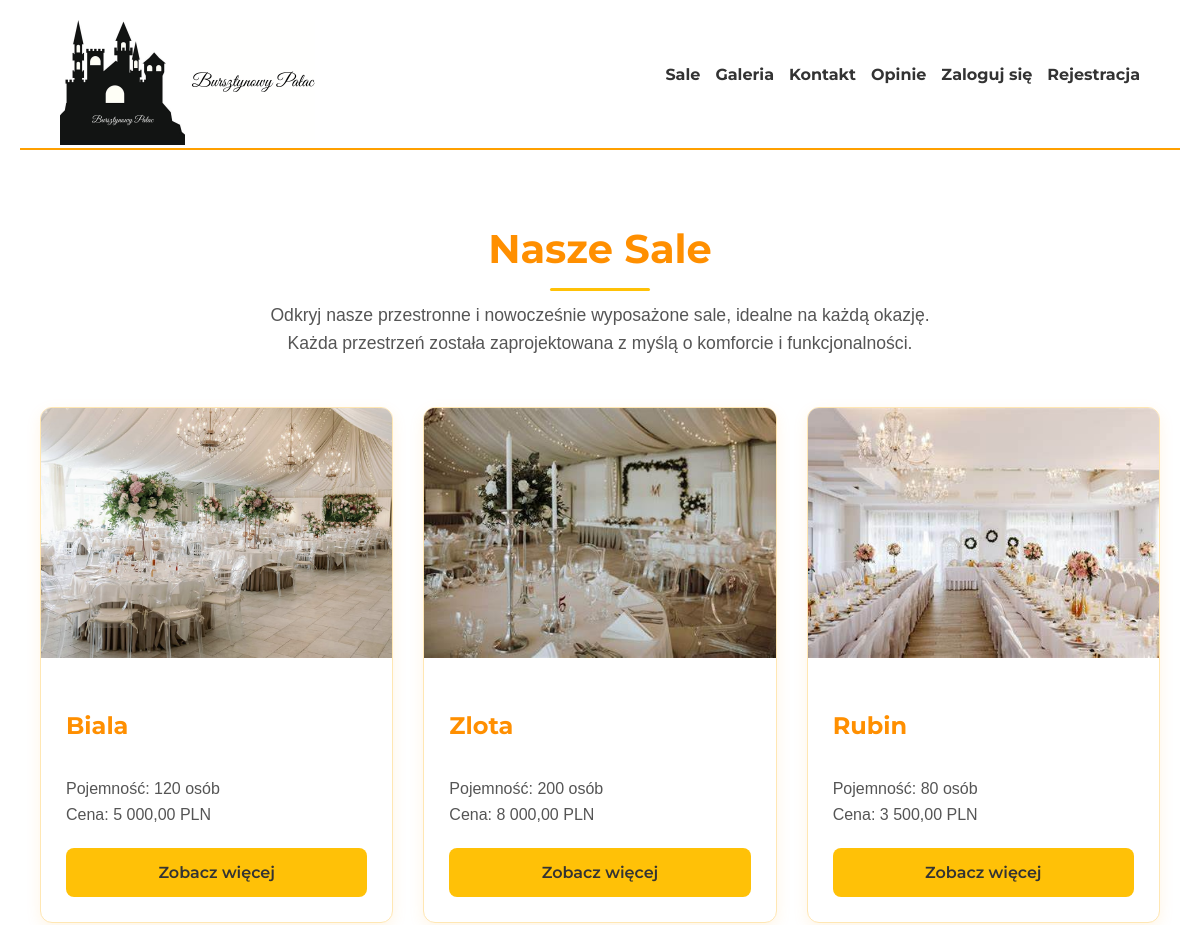
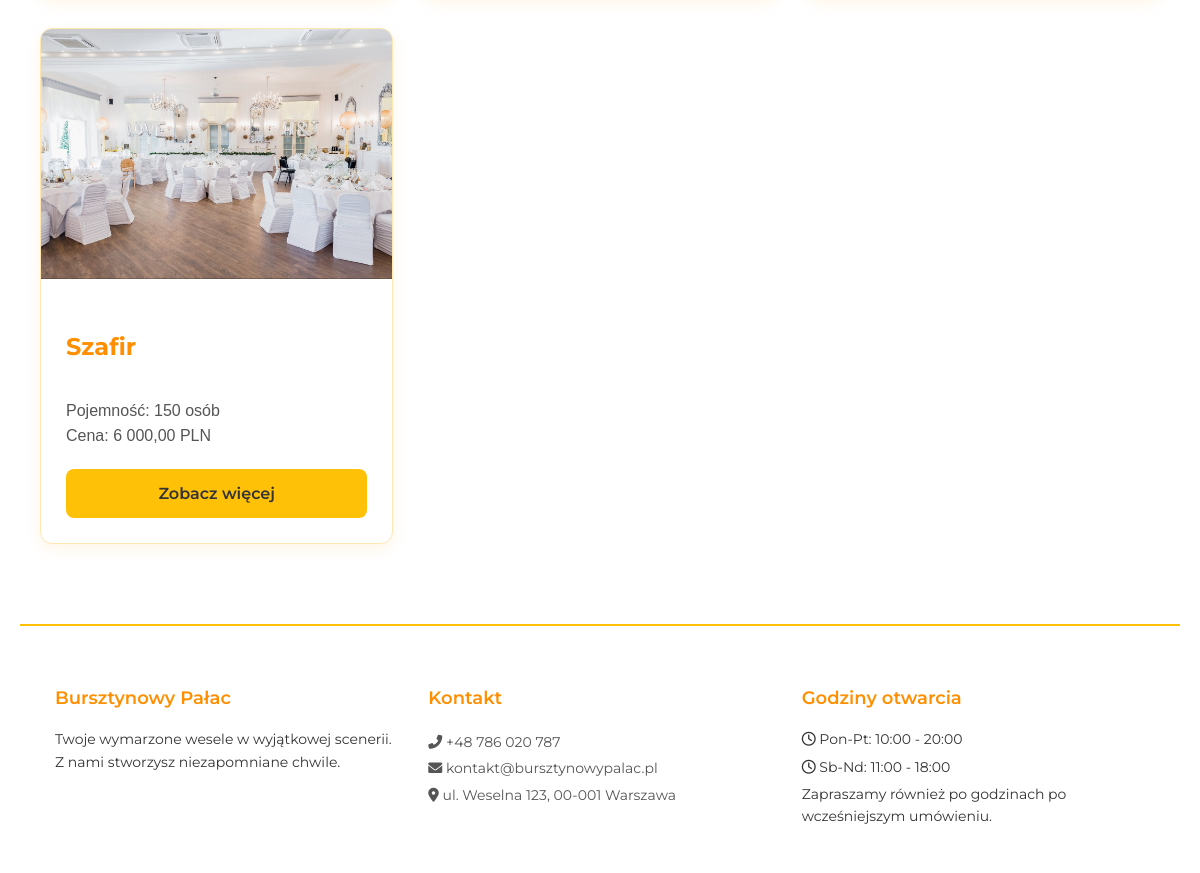
Page /sale.php on the committed database (2 pictures, top to bottom).
### tables this page shows
CREATE TABLE `sale` (
  `sala_id` int(11) NOT NULL,
  `nazwa_sali` varchar(50) NOT NULL,
  `pojemnosc` int(11) NOT NULL,
  `powierzchnia` decimal(6,2) NOT NULL,
  `cena_podstawowa` decimal(10,2) NOT NULL,
  `opis` text DEFAULT NULL,
  `wyposazenie` text DEFAULT NULL,
  `dostepnosc_weekend` tinyint(1) DEFAULT 1,
  `zdjecie` varchar(255) DEFAULT NULL
);

### sale.php (the view, shortened to what this page needs)
<?php
require_once 'config1.php';
$stmt = $pdo->query("SELECT * FROM sale");
$sale = $stmt->fetchAll(PDO::FETCH_ASSOC);
?>
<!DOCTYPE html>
<html lang="pl">
<head>
    <link rel="stylesheet" href="sale.css">
    <link rel="stylesheet" href="https://cdnjs.cloudflare.com/ajax/libs/font-awesome/6.0.0-beta3/css/all.min.css">
</head>
<body>
    <div class="main-container">
        <header>
            <div class="img_header">
                <a href="index.php"><img class="logo_header" src="logo.png" alt="dom_weselny"></a>
                <img class="logo_txt_header" src="logo_txt.png" alt="dom_weselny_txt">
            </div>
            <div class="link_header">
                <a href="sale.php" style="word-spacing: 15px">Sale</a>
                <a href="galeria.php"style="word-spacing: 15px">Galeria</a>
                <a href="kontakt.php"style="word-spacing: 15px">Kontakt</a>
                <a href="opinie.php"style="word-spacing: 15px">Opinie</a>
                <?php if (isset($_SESSION['logged_in'])): ?>
                    <span style="margin-right: 15px; color: var(--amber-darker);">Witaj, <?php echo htmlspecialchars($_SESSION['imie']); ?>!</span>
                    <?php
                    $panel_link = '';
                    switch($_SESSION['role']) {
                        case 'admin':
                            $panel_link = 'panel.php';
                            break;
                        case 'manager':
                            $panel_link = 'panel.php';
                            break;
                        case 'klient':
                            $panel_link = 'panel.php';
                            break;
                        case 'kelner':
                            $panel_link = 'panel.php';
                            break;
                        case 'sprzataczka':
                            $panel_link = 'panel.php';
                            break;
                        case 'kucharz':
                            $panel_link = 'panel.php';
                            break;
                        default:
                            $panel_link = 'panel.php';
                    }
                    ?>
                    <a href="<?php echo $panel_link; ?>" class="header-link">Mój Panel</a>
                    <a href="logout.php" class="header-link">Wyloguj</a>
                <?php else: ?>
                    <a href="login.php" class="header-link">Zaloguj się</a>
                    <a href="register.php" class="header-link">Rejestracja</a>
                <?php endif; ?>
            </div>
        </header>
       <div class="sale-container">
        <div class="sale-header">
            <h1>Nasze Sale</h1>
            <p>Odkryj nasze przestronne i nowocześnie wyposażone sale, idealne na każdą okazję. Każda przestrzeń została zaprojektowana z myślą o komforcie i funkcjonalności.</p>
        </div>
        <div class="sale-grid">
            <?php foreach ($sale as $sala): ?>
                <div class="sale-card">
                    <img src="<?php echo htmlspecialchars($sala['zdjecie'] ?? 'default_sala.jpg'); ?>" alt="<?php echo htmlspecialchars($sala['nazwa_sali']); ?>" class="sale-image">
                    <div class="sale-content">
                        <h3 class="sale-title"><?php echo htmlspecialchars($sala['nazwa_sali']); ?></h3>
                        <p class="sale-description">
                            Pojemność: <?php echo htmlspecialchars($sala['pojemnosc']); ?> osób<br>
                            Cena: <?php echo number_format($sala['cena_podstawowa'], 2, ',', ' '); ?> PLN
                        </p>
                        <a href="sala_szczegoly.php?id=<?php echo $sala['sala_id']; ?>" class="sale-btn">Zobacz więcej</a>
                    </div>
                </div>
            <?php endforeach; ?>
        </div>
    </div>
    <footer class="page-footer">
            <div class="footer-content">
                <div class="footer-section">
                    <h3 class="footer-heading">Bursztynowy Pałac</h3>
                    <p class="footer-text">Twoje wymarzone wesele w wyjątkowej scenerii. Z nami stworzysz niezapomniane chwile.</p>
                </div>
                <div class="footer-section">
                    <h3 class="footer-heading">Kontakt</h3>
                    <ul class="footer-links">
                        <li><a href="tel:+48786020787" class="footer-link"><i class="fas fa-phone-alt"></i> +48 786 020 787</a></li>
                        <li><a href="mailto:kontakt@bursztynowypalac.pl" class="footer-link"><i class="fas fa-envelope"></i> kontakt@bursztynowypalac.pl</a></li>
                        <li><a href="#" class="footer-link"><i class="fas fa-map-marker-alt"></i> ul. Weselna 123, 00-001 Warszawa</a></li>
                    </ul>
                </div>
                <div class="footer-section">
                    <h3 class="footer-heading">Godziny otwarcia</h3>
                    <p class="footer-text"><i class="far fa-clock"></i> Pon-Pt: 10:00 - 20:00</p>
                    <p class="footer-text"><i class="far fa-clock"></i> Sb-Nd: 11:00 - 18:00</p>
                    <p class="footer-text">Zapraszamy również po godzinach po wcześniejszym umówieniu.</p>
                </div>
            </div>
        </footer>
</body>
</html>

### sale.css (style rules this page uses)
:root { --amber-light: #FFE7B3; --amber: #FFC107; --amber-dark: #FFA000; --amber-darker: #FF8F00; --text-dark: #333; --text-light: #555; }
body { font-family: 'Arial', sans-serif; line-height: 1.6; color: var(--text-dark); max-width: 1200px; margin: 0 auto; padding: 0 20px; background-color: white; }
header { height: 150px; font-family: 'Montserrat', sans-serif; font-weight: 700; border-bottom: 2px solid var(--amber-dark); color: var(--text-dark); background-color: white; padding: 0 20px; box-sizing: border-box; }
.logo_header { width: 125px; height: 125px; }
.logo_txt_header { width: 125px; height: 125px; margin-top: 20px; }
.img_header { float: left; padding-left: 20px; }
.link_header { padding-right: 20px; margin-top: 62px; float: right; display: flex; align-items: center; gap: 15px; flex-wrap: wrap; justify-content: flex-end; }
.link_header a { color: var(--text-dark); text-decoration: none; transition: color 0.3s; white-space: nowrap; }
.page-footer { color: var(--text-dark); padding: 40px 0 20px; font-family: 'Montserrat', sans-serif; border-top: 2px solid var(--amber); background-color: white; margin-top: 40px; }
.footer-content { display: flex; flex-wrap: wrap; justify-content: space-around; max-width: 1200px; margin: 0 auto; padding: 0 20px; }
.footer-section { flex: 1; min-width: 200px; margin-bottom: 20px; padding: 0 15px; }
.footer-heading { font-size: 18px; margin-bottom: 15px; color: var(--amber-darker); font-weight: 600; }
.footer-text { font-size: 14px; line-height: 1.6; margin: 5px 0; }
.footer-links { list-style: none; padding: 0; }
.footer-link { color: var(--text-light); text-decoration: none; font-size: 14px; line-height: 1.8; transition: color 0.3s; }
.sale-container { padding: 40px 20px; max-width: 1200px; margin: 0 auto; min-height: calc(100vh - 370px); }
.sale-header { text-align: center; margin-bottom: 50px; }
.sale-header h1 { color: var(--amber-darker); font-size: 2.5em; margin-bottom: 20px; font-family: 'Montserrat', sans-serif; position: relative; display: inline-block; }
.sale-header h1::after { content: ''; position: absolute; bottom: -10px; left: 50%; transform: translateX(-50%); width: 100px; height: 3px; background: var(--amber); border-radius: 3px; }
.sale-header p { color: var(--text-light); max-width: 700px; margin: 0 auto; font-size: 1.1em; }
.sale-grid { display: grid; grid-template-columns: repeat(auto-fill, minmax(350px, 1fr)); gap: 30px; }
.sale-card { background: white; border-radius: 12px; overflow: hidden; box-shadow: 0 5px 15px rgba(255, 160, 0, 0.1); transition: all 0.3s ease; border: 1px solid var(--amber-light); display: flex; flex-direction: column; }
.sale-image { width: 100%; height: 250px; object-fit: cover; }
.sale-content { padding: 25px; flex-grow: 1; display: flex; flex-direction: column; }
.sale-title { font-size: 1.5em; margin-bottom: 15px; color: var(--amber-darker); font-family: 'Montserrat', sans-serif; }
.sale-description { color: var(--text-light); margin-bottom: 20px; line-height: 1.6; flex-grow: 1; }
.sale-btn { display: block; background: var(--amber); color: var(--text-dark); border: none; padding: 12px 25px; border-radius: 8px; cursor: pointer; font-size: 1em; font-weight: 600; transition: all 0.3s ease; text-align: center; width: 100%; font-family: 'Montserrat', sans-serif; text-decoration: none; box-sizing: border-box; }

### rows in the picture
sale: zdjecie (picture), nazwa_sali "Biala", pojemnosc "120", cena_podstawowa "5 000,00"
sale: zdjecie (picture), nazwa_sali "Zlota", pojemnosc "200", cena_podstawowa "8 000,00"
sale: zdjecie (picture), nazwa_sali "Rubin", pojemnosc "80", cena_podstawowa "3 500,00"
sale: zdjecie (picture), nazwa_sali "Szafir", pojemnosc "150", cena_podstawowa "6 000,00"
